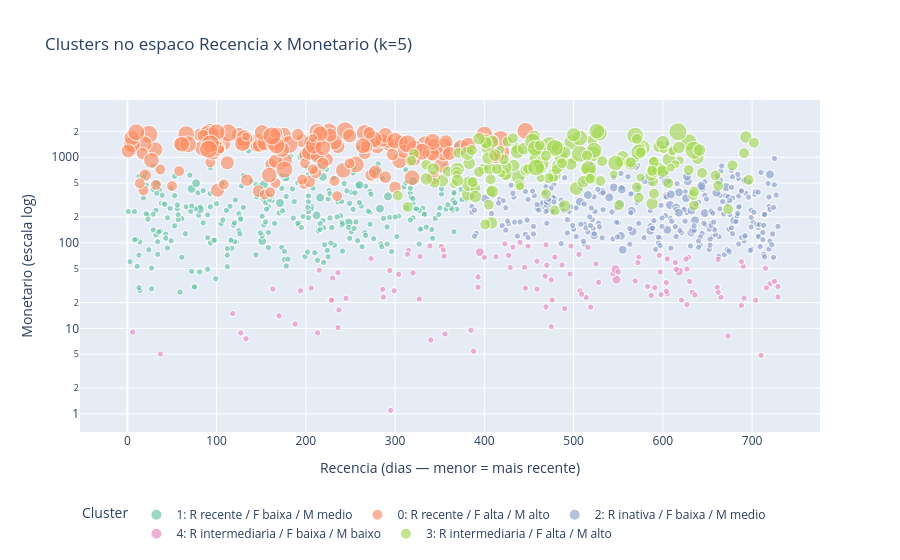

This figure's notebook cell:
### Markdown cell above
## 8. Visualizações

Dois gráficos, cada um respondendo algo que a tabela não responde.

**Gráfico 1 — dispersão Recência × Monetário, colorida por cluster.** Mostra se os grupos
ocupam regiões distintas do espaço ou se estão embolados. É a verificação visual de que o
`k` escolhido produziu separação real. O eixo de valor usa escala logarítmica, coerente
com a transformação aplicada antes do ajuste.

**Gráfico 2 — perfil normalizado por cluster.** Permite comparar clusters de magnitudes
diferentes na mesma escala, respondendo "em que cada cluster é alto ou baixo" em vez de
"qual tem o maior número absoluto".

### Code cell
plot_df = rfm_base.reset_index()
plot_df['Cluster_Nome'] = plot_df['Cluster'].astype(str) + ': ' + plot_df['Cluster_Nome']

fig = px.scatter(
    plot_df, x='Recency', y='Monetary', color='Cluster_Nome',
    size='Frequency', size_max=18, opacity=0.65, log_y=True,
    title=f'Clusters no espaco Recencia x Monetario (k={K_ESCOLHIDO})',
    labels={'Recency': 'Recencia (dias — menor = mais recente)',
            'Monetary': 'Monetario (escala log)', 'Cluster_Nome': 'Cluster'},
    color_discrete_sequence=px.colors.qualitative.Set2,
    hover_data={'Frequency': True, 'Segmento': True},
)
fig.update_layout(legend=dict(orientation='h', yanchor='bottom', y=-0.35))
fig.show()

### Figure 1 — Plotly figure (JSON) as saved in the notebook; plotly's stock layout.template omitted (floating-point values rounded to 4 significant figures; data arrays with more than 128 entries replaced by an {"elided": "..."} marker saying what was removed)
{"data": [{"customdata": {"elided": "304x2 mixed values"}, "hovertemplate": "Cluster=1: R recente / F baixa / M medio<br>Recencia (dias — menor = mais recente)=%{x}<br>Monetario (escala log)=%{y}<br>Frequency=%{customdata[0]}<br>Segmento=%{customdata[1]}<extra></extra>", "legendgroup": "1: R recente / F baixa / M medio", "marker": {"color": "rgb(102,194,165)", "opacity": 0.65, "size": {"elided": "304 int values"}, "sizemode": "area", "sizeref": 0.02469, "symbol": "circle"}, "mode": "markers", "name": "1: R recente / F baixa / M medio", "showlegend": true, "type": "scattergl", "x": {"elided": "304 int values"}, "xaxis": "x", "y": {"elided": "304 float values"}, "yaxis": "y"}, {"customdata": {"elided": "150x2 mixed values"}, "hovertemplate": "Cluster=0: R recente / F alta / M alto<br>Recencia (dias — menor = mais recente)=%{x}<br>Monetario (escala log)=%{y}<br>Frequency=%{customdata[0]}<br>Segmento=%{customdata[1]}<extra></extra>", "legendgroup": "0: R recente / F alta / M alto", "marker": {"color": "rgb(252,141,98)", "opacity": 0.65, "size": {"elided": "150 int values"}, "sizemode": "area", "sizeref": 0.02469, "symbol": "circle"}, "mode": "markers", "name": "0: R recente / F alta / M alto", "showlegend": true, "type": "scattergl", "x": {"elided": "150 int values"}, "xaxis": "x", "y": {"elided": "150 float values"}, "yaxis": "y"}, {"customdata": {"elided": "320x2 mixed values"}, "hovertemplate": "Cluster=2: R inativa / F baixa / M medio<br>Recencia (dias — menor = mais recente)=%{x}<br>Monetario (escala log)=%{y}<br>Frequency=%{customdata[0]}<br>Segmento=%{customdata[1]}<extra></extra>", "legendgroup": "2: R inativa / F baixa / M medio", "marker": {"color": "rgb(141,160,203)", "opacity": 0.65, "size": {"elided": "320 int values"}, "sizemode": "area", "sizeref": 0.02469, "symbol": "circle"}, "mode": "markers", "name": "2: R inativa / F baixa / M medio", "showlegend": true, "type": "scattergl", "x": {"elided": "320 int values"}, "xaxis": "x", "y": {"elided": "320 float values"}, "yaxis": "y"}, {"customdata": {"elided": "119x2 mixed values"}, "hovertemplate": "Cluster=4: R intermediaria / F baixa / M baixo<br>Recencia (dias — menor = mais recente)=%{x}<br>Monetario (escala log)=%{y}<br>Frequency=%{customdata[0]}<br>Segmento=%{customdata[1]}<extra></extra>", "legendgroup": "4: R intermediaria / F baixa / M baixo", "marker": {"color": "rgb(231,138,195)", "opacity": 0.65, "size": [1, 1, 1, 1, 1, 1, 1, 1, 1, 1, 1, 1, 1, 1, 1, 1, 1, 1, 1, 2, 1, 1, 1, 1, 1, 1, 1, 1, 1, 1, 1, 1, 1, 1, 1, 1, 1, 1, 1, 1, 1, 1, 1, 2, 1, 1, 1, 1, 1, 1, 1, 1, 1, 2, 1, 1, 1, 1, 1, 1, 1, 1, 1, 1, 1, 1, 1, 1, 1, 1, 1, 1, 1, 1, 1, 1, 2, 1, 1, 1, 1, 1, 1, 1, 1, 1, 1, 1, 1, 1, 1, 1, 1, 1, 1, 1, 1, 1, 1, 1, 1, 1, 1, 1, 1, 1, 1, 1, 1, 1, 1, 1, 1, 1, 1, 1, 1, 1, 1], "sizemode": "area", "sizeref": 0.02469, "symbol": "circle"}, "mode": "markers", "name": "4: R intermediaria / F baixa / M baixo", "showlegend": true, "type": "scattergl", "x": [514, 459, 440, 339, 273, 393, 673, 662, 286, 449, 688, 127, 627, 432, 327, 245, 569, 236, 596, 395, 188, 356, 118, 423, 614, 665, 469, 294, 320, 352, 236, 170, 287, 690, 516, 704, 37, 661, 459, 729, 605, 573, 519, 618, 720, 629, 630, 230, 583, 715, 729, 194, 445, 548, 468, 598, 479, 475, 215, 413, 490, 716, 496, 615, 295, 228, 627, 355, 544, 725, 385, 427, 475, 688, 597, 470, 547, 550, 469, 304, 604, 133, 587, 388, 163, 229, 662, 528, 633, 507, 328, 299, 591, 429, 400, 354, 525, 509, 506, 213, 621, 572, 497, 393, 6, 604, 476, 315, 626, 314, 636, 446, 237, 487, 691, 710, 206, 340, 605], "xaxis": "x", "y": [22.98, 60.92, 101.2, 92.08, 65.24, 39.9, 8.14, 64.0, 28.56, 91.08, 18.54, 8.85, 19.0, 88.67, 21.96, 22.5, 35.89, 10.19, 71.41, 77.64, 11.22, 8.63, 14.91, 97.36, 58.82, 23.1, 17.82, 47.49, 44.48, 90.68, 44.79, 14.02, 23.18, 53.23, 88.65, 21.33, 5.02, 30.04, 28.72, 30.77, 25.41, 67.99, 17.71, 46.18, 33.1, 67.6, 35.4, 38.72, 30.98, 50.3, 23.34, 27.46, 51.75, 37.23, 40.77, 24.88, 68.07, 36.84, 47.88, 69.02, 17.01, 29.82, 43.17, 49.01, 1.1, 21.56, 49.5, 69.83, 43.6, 35.46, 9.5, 71.18, 10.48, 60.25, 45.6, 54.7, 49.21, 45.66, 94.6, 42.78, 34.25, 7.56, 24.24, 5.4, 28.86, 21.3, 26.41, 34.55, 26.4, 27.48, 69.26, 27.55, 29.95, 51.48, 67.37, 82.35, 56.58, 25.05, 73.29, 8.88, 21.36, 58.71, 91.46, 30.26, 9.03, 27.15, 21.42, 81.16, 64.68, 73.5, 24.57, 29.51, 16.44, 55.05, 22.6, 4.84, 29.55, 7.32, 64.92], "yaxis": "y"}, {"customdata": {"elided": "165x2 mixed values"}, "hovertemplate": "Cluster=3: R intermediaria / F alta / M alto<br>Recencia (dias — menor = mais recente)=%{x}<br>Monetario (escala log)=%{y}<br>Frequency=%{customdata[0]}<br>Segmento=%{customdata[1]}<extra></extra>", "legendgroup": "3: R intermediaria / F alta / M alto", "marker": {"color": "rgb(166,216,84)", "opacity": 0.65, "size": {"elided": "165 int values"}, "sizemode": "area", "sizeref": 0.02469, "symbol": "circle"}, "mode": "markers", "name": "3: R intermediaria / F alta / M alto", "showlegend": true, "type": "scattergl", "x": {"elided": "165 int values"}, "xaxis": "x", "y": {"elided": "165 float values"}, "yaxis": "y"}], "layout": {"legend": {"itemsizing": "constant", "orientation": "h", "title": {"text": "Cluster"}, "tracegroupgap": 0, "y": -0.35, "yanchor": "bottom"}, "title": {"text": "Clusters no espaco Recencia x Monetario (k=5)"}, "xaxis": {"anchor": "y", "domain": [0, 1], "title": {"text": "Recencia (dias — menor = mais recente)"}}, "yaxis": {"anchor": "x", "domain": [0, 1], "title": {"text": "Monetario (escala log)"}, "type": "log"}}}
